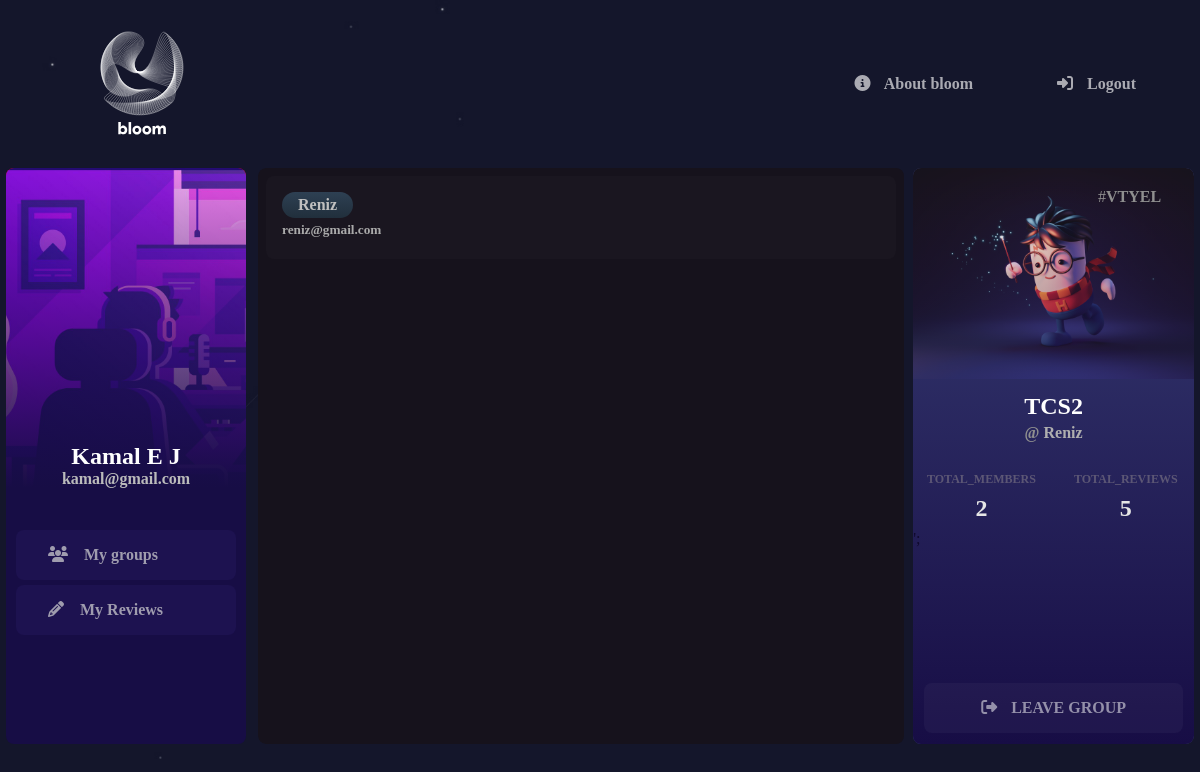
The app's page /4/group/ (signed in) with its own data.
### bloomapp/models.py (models this page shows)
class Account(models.Model):
    name = models.CharField(max_length=100)
    email = models.EmailField(unique=True, max_length=100)
    password = models.CharField(max_length=100)

class JoinedGroup(models.Model):
    user_id = models.ForeignKey(Account, on_delete=models.CASCADE)
    group_id = models.ForeignKey(Groups, on_delete=models.CASCADE)

class Groups(models.Model):
    user_id = models.ForeignKey(Account, on_delete=models.CASCADE)
    group_name = models.CharField(max_length=20)
    group_code = models.CharField(max_length=5)
    group_type = models.BooleanField(default=True)

### bloomapp/views.py (the view)
# urls.py: path('<int:group_id>/group/', views.showGroup, name="group"),
def showGroup(request,group_id):
    groupObj = JoinedGroup.objects.filter(group_id=group_id)
    ownerObj = Groups.objects.get(id=group_id)
    totalReviews = Reviews.objects.filter(group_id=group_id).count
    return render(request, "groups.html",{'group_details': groupObj,'GroupOwner': ownerObj,'TotalReview': totalReviews})

### bloomapp/context-processors.py (called while the page is built)
def allContext(request):
    if request.session.has_key('user_id'):
        userObj = Account.objects.get(id=request.session['user_id'])
        totalReview = Reviews.objects.filter(user_id_id=request.session['user_id']).count()
        return {'users': userObj,'totalReviews': totalReview}
    return {'users': False, 'totalReviews': False}

### templates/groups.html (shortened to what this page needs)
{% extends 'commonPart.html' %}
{% block mainpart %}
    {% load static %}
    <div class="group-detail-container">
        <div class="group-member-box" id="group-members-box">
            {% if group_details and group_details.count >= 2 %}
                {% for group in group_details %}
                    {% if group.user_id_id  != request.session.user_id %}
                        <div class="review-box">
                            <div class="review-top">
                                <h4 class="group-username">{{ group.user_id.name }}</h4>
                                <h5 class="group-user-about">{{ group.user_id.email }}</h5>
                            </div>
                        </div>
                    {% endif %}
                {% endfor %}
            {% else %}
                <div class="empty-group">
                    <a href="{% url 'deleteGroup' GroupOwner.id %}" class="group-close-button"><i class="fas fa-eraser pdspace"></i> DELETE GROUP</a>
                </div>
            {% endif %}
        </div>
        <div class="group-details-box">
            <div>
                <img src="{% static 'images/group-image.webp' %}" alt="group-img">
                <div class="image-black-cover"></div>
            </div>
            <div class="group-code-box">#
                <input type="text" readonly value="{{ GroupOwner.group_code }}" class="group-code">
            </div>
            <div class="group-detail-sub">
                <h3 class="group-name">{{ GroupOwner.group_name }}</h3>
                <h4 class="group-hostname">@ <span>{{ GroupOwner.user_id.name }}</span></h4>
            </div>
            <div style="display: grid;grid-template-columns: repeat(2,1fr);margin-top: 16px;row-gap: 8px;column-gap: 8px;">
                <h4 class="member-sub-text">TOTAL_MEMBERS</h4>
                <h4 class="member-sub-text">TOTAL_REVIEWS</h4>
                <h2 class="total-members">{{ group_details.count }}</h2>
                <h2 class="total-members">{{ TotalReview }}</h2>
                {% if GroupOwner.user_id_id == request.session.user_id %}
                    {% if GroupOwner.group_type %}
                        <a href="{% url 'changeGroupPermission' GroupOwner.id %}" class="group-close-button open-button"><i class="fas fa-lock pdspace"></i> CLOSE GROUP</a>';
                    {% else %}
                        <a href="{% url 'changeGroupPermission' GroupOwner.id %}" class="group-close-button open-button"><i class="fas fa-lock-open pdspace"></i> OPEN GROUP</a>';
                    {% endif %}
                {% else %}
                    <a href="#" class="group-close-button"><i class="fas fa-sign-out-alt pdspace"></i> LEAVE GROUP</a>';
                {% endif %}
            </div>
        </div>
    </div>
{% endblock %}

### templates/commonPart.html (shortened to what this page needs)
<!DOCTYPE html>
<html lang="en">
{% load static %}
<head>
    <link rel="stylesheet" href="{% static 'css/style.css' %}">
</head>
<body>
<div class="top-menu-bar">
        <a href="{% url 'joinGroup' %}"><img src="{% static 'images/logo.svg' %}" alt="logo" class="logo-img"></a>
        <div>
            <a href="about.php" class="menus active-about"><i class="fas fa-info-circle pdspace"></i> About bloom</a>
            <a href="{% url 'logout' %}" class="menus"><i class="fas fa-sign-in-alt pdspace"></i> Logout</a>
        </div>
</div>
<div class="main-container">
    <div class="left-container">
        <div class="user-info-box">
            <div class="image-black-cover"></div>
            <div class="user-infos">
                {% if request.session.user_id %}
                    <h2>{{ users.name }}</h2>
                    <h4>{{ users.email }}</h4>
                {% endif %}
            </div>
        </div>
        <div class="user-menus">
            <a href="{% url 'showMyGroup' %}" class="user-menu-buttons active-menus-groups"><i class="fas fa-users uicons"></i> My groups</a>
            <a href="{% url 'showMyReview' %}" class="user-menu-buttons active-menus-reviews"><i class="fas fa-pencil-alt uicons"></i> My Reviews
             </a>
        </div>
    </div>
    <div class="right-container">
        {% block mainpart %}
        {% endblock %}
    </div>
</div>
</body>
</html>

### static/css/style.css (style rules this page uses)
* { margin: 0; padding: 0; text-decoration: none; outline: none; box-sizing: border-box; font-family: 'Product Sans'; }
body { width: 100%; min-height: 100vh; background-image: url('../images/people_bg_repeat.jpg'); background-size: cover; }
.top-menu-bar { width: 100%; padding: 24px; display: flex; align-items: center; justify-content: space-between; }
.logo-img { width: 96px; transform: translateX(70px); }
.menus { font-weight: bold; color: rgba(255, 255, 255, 0.64); transition: 0.16s ease; padding: 16px 40px; border-radius: 8px; }
.main-container { position: relative; width: 100%; height: 72vh; display: flex; justify-content: space-around; }
.left-container { position: relative; width: 20%; height: 100%; background: #170D45; border-radius: 8px; display: flex; flex-direction: column; overflow: hidden; }
.right-container { position: relative; width: 78%; height: 100%; border-radius: 8px; overflow: hidden; }
.pdspace { padding-right: 10px; }
.user-info-box { position: relative; width: 100%; height: 320px; background: red; background-image: url("../images/thumb2.jpg"); background-size: cover; background-position: center; display: flex; justify-content: center; flex-direction: column; text-align: center; margin-bottom: 32px; }
.image-black-cover { position: absolute; top: 0; left: 0; width: 100%; height: 100%; background: linear-gradient(rgba(255, 0, 0, 0),#170D45); }
.user-infos { position: absolute; bottom: 0; left: 0; right: 0; z-index: 2; }
.user-infos h4 { color: rgba(187,187,187); }
.user-infos h2 { color: white; text-transform: capitalize; }
.user-menus { position: relative; width: 100%; padding: 10px; box-sizing: border-box; display: grid; grid-template-columns: repeat(1,1fr); row-gap: 5px; }
.uicons { margin-right: 16px; }
.user-menu-buttons { width: 100%; padding: 16px 32px; border-radius: 8px; background: #1d1250; color: rgba(214, 214, 214, 0.705); font-weight: bold; transition: 0.1s ease; font-size: 16px; display: flex; }
.group-detail-container { position: absolute; width: 100%; height: 100%; background: transparent; display: flex; justify-content: space-between; }
.group-member-box { position: relative; width: 69%; height: 100%; background: #16121C; border-radius: 8px; display: flex; row-gap: 8px; flex-direction: column; padding: 8px; box-sizing: border-box; overflow-y: scroll; }
.group-details-box { position: relative; width: 30%; height: 100%; border-radius: 8px; background: #373C73; display: flex; flex-direction: column; overflow: hidden; }
.group-details-box img { width: 100%; position: relative; }
.group-detail-sub { position: relative; width: 100%; padding: 10px; display: flex; flex-direction: column; align-items: center; }
.group-name { position: relative; font-size: 24px; font-weight: bold; color: white; text-transform: capitalize; }
.group-code-box { position: absolute; top: 2%; right: 0; display: flex; font-size: 16px; color: rgb(143, 143, 143); padding: 8px; }
.group-code { font-weight: bold; font-size: 16px; color: rgb(143, 143, 143); background: transparent; border: none; width: 80px; text-transform: uppercase; }
.group-hostname { position: relative; padding: 4px; font-size: 16px; color: rgb(143, 143, 143); }
.group-hostname span { color: rgb(175, 175, 175); }
.total-members { text-align: center; position: relative; color: rgb(230, 230, 230); z-index: 2; }
.member-sub-text { text-align: center; font-size: 12px; color: rgb(173, 173, 173); }
.review-box { position: relative; width: 100%; padding: 8px; background: rgba(255, 255, 255, 0.014); border-radius: 8px; display: flex; flex-direction: column; cursor: pointer; }
.review-top { position: relative; width: 100%; padding: 8px; background: transparent; }
.group-username { padding: 4px 16px; display: inline-block; border-radius: 30px; color: rgb(192, 192, 192); background: linear-gradient(rgb(116, 116, 255),rgb(90, 90, 226)); }
.group-user-about { color: rgb(170, 170, 170); padding: 4px 0; }
.group-close-button { z-index: 7; background: rgba(255, 255, 255, 0.034); text-align: center; position: absolute; bottom: 2%; width: 92%; font-weight: bold; padding: 16px 0; left: 4%; border-radius: 8px; color: rgba(255, 255, 255, 0.521); transition: 0.2s ease; }

### records on screen
Account: name "Kamal E J", email "kamal@gmail.com"
JoinedGroup: user_id.name "Reniz", user_id.email "reniz@gmail.com"
Groups: group_code "vtyel", group_name "TCS2", user_id.name "Reniz"

### other values on screen
{{ group_details.count }} "2"
{{ TotalReview }} "5"
